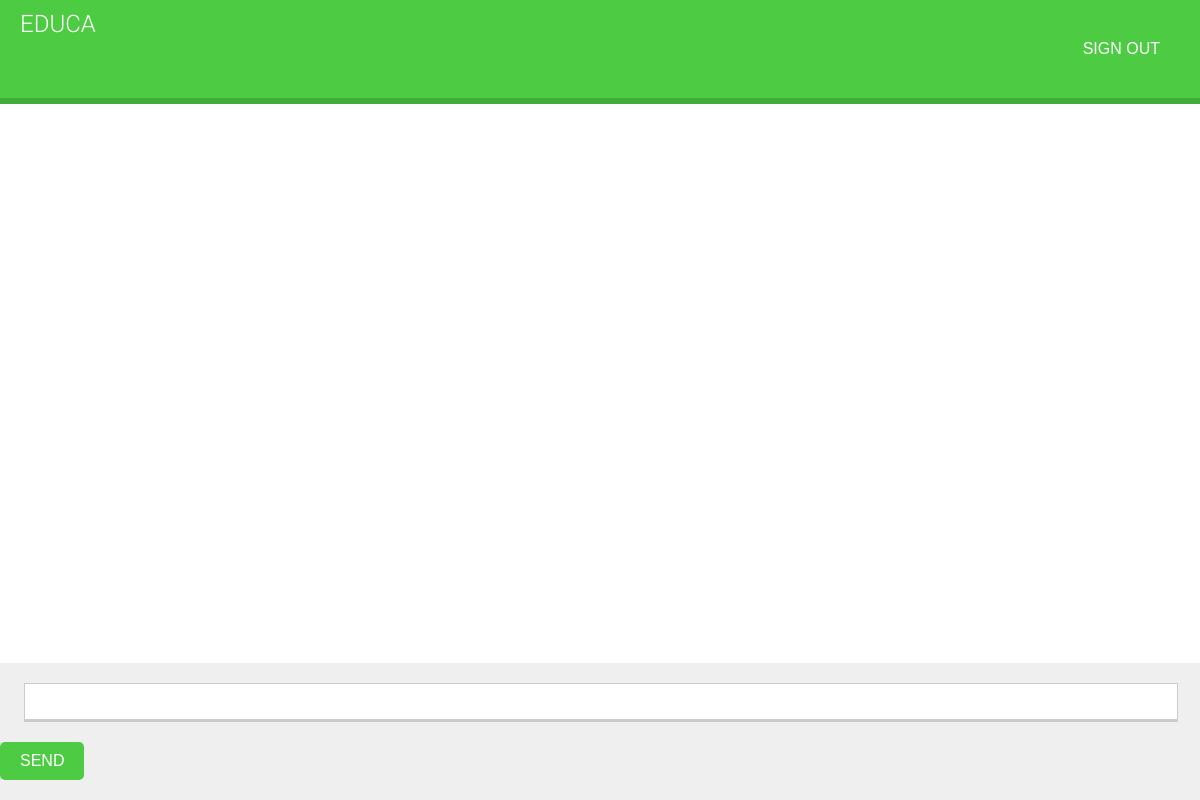
The app's page /chat/room/1/ (signed in), older data.
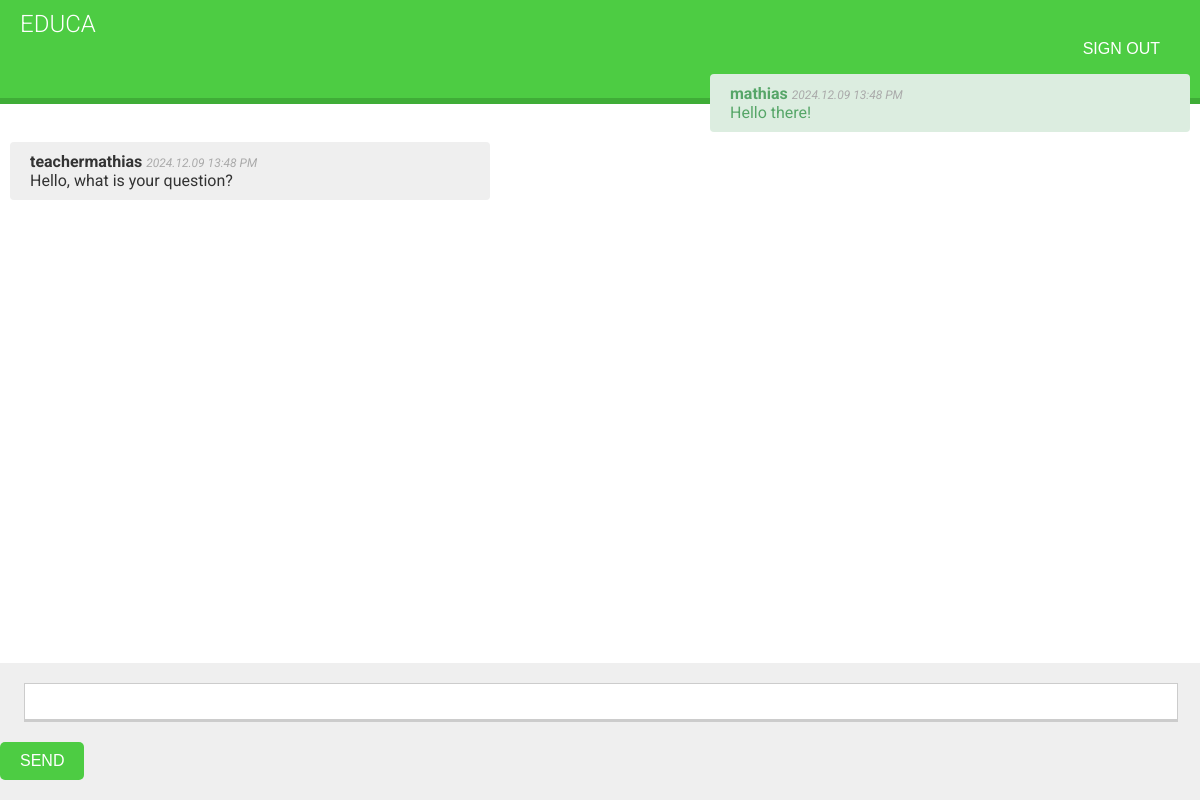
The same page, newer data.
### chat/models.py (models this page shows, shortened)
class Message(models.Model):
  user = models.ForeignKey(
    settings.AUTH_USER_MODEL,
    on_delete=models.PROTECT,
    related_name='chat_messages'
  )
  course = models.ForeignKey(
    'courses.Course',
    on_delete=models.PROTECT,
    related_name='chat_messages'
  )
  content = models.TextField()
  sent_on = models.DateTimeField(auto_now_add=True)

### chat/views.py (the view)
@login_required
def course_chat_room(request, course_id):
  try:
    course = request.user.courses_joined.get(id=course_id)
  except Course.DoesNotExist:
    return HttpResponseForbidden()
  latest_messages = course.chat_messages.select_related(
    'user'
  ).order_by('-id')[:5] # this would be for all time, maybe we should do last hour only as well
  latest_messages = reversed(latest_messages)
  return render(
    request,
    'chat/room.html',
    {
      'course': course,
      'latest_messages': latest_messages
    }
  )

### chat/templates/chat/room.html (shortened to what this page needs)
{% extends "base.html" %}
{% block content %}
  <div id="chat">
    {% for message in latest_messages %}
      <div class="message {% if message.user == request.user %} me {% else %}other{% endif %}">
        <strong>{{ message.user.username }}</strong>
        <span class="date">
          {{ message.sent_on|date:"Y.m.d H:i A" }}
        </span>
        <br />
        {{ message.content }}
      </div>
    {% endfor %}
  </div>
  <div id="chat-input">
    <input id="chat-message-input" type="text" />
    <button id="chat-message-submit" type="submit">Send</button>
  </div>
{% endblock %}

Row changes from the older to the newer data that the page shows:
added Message: user.username "mathias", sent_on "2024.12.09 13:48 PM", content "Hello there!"
added Message: user.username "teachermathias", sent_on "2024.12.09 13:48 PM", content "Hello, what is your question?"
